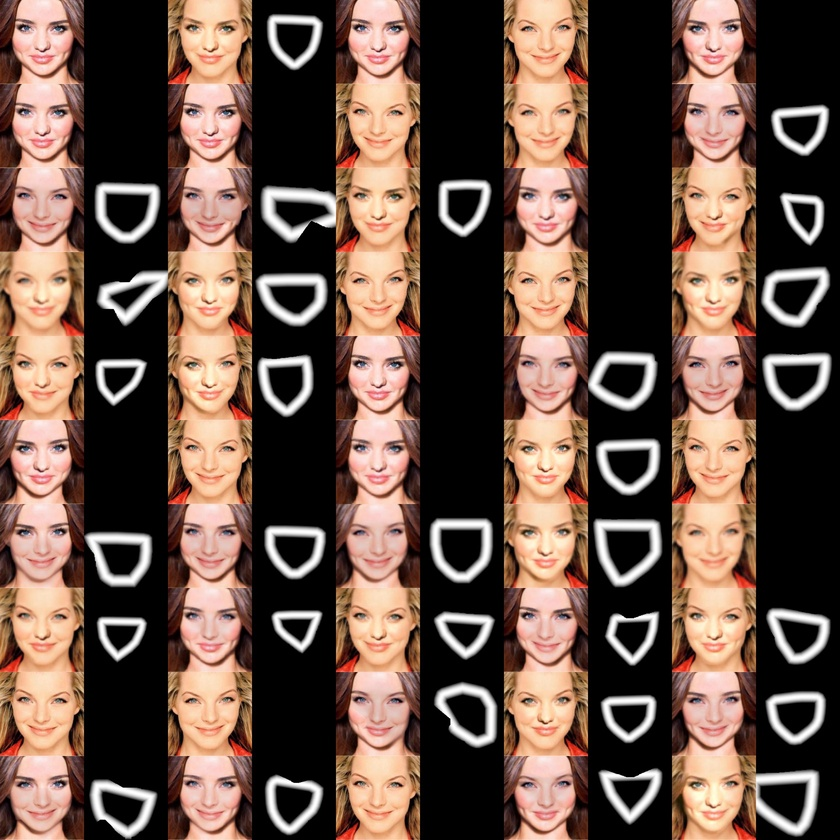
#> input picture DeepfakeBench/training/dataset/library/all_in_one.jpg, 840 x 840 px, shrunk from 2570 x 2570 before the run
$ python -i face_detector.py   (imports and definitions only)
#> lines starting #> are read from the running program, lines starting #| are printed output that depends on the picture
#> further down, picture is the input picture: shape (840, 840, 3); mean B, G, R 71.8, 83.2, 106.8
import cv2
import os


CASCADE_FILES = (
    "haarcascade_frontalface_default.xml",
    "haarcascade_frontalface_alt2.xml",
    "haarcascade_profileface.xml",
)
face_cascades = [
    cv2.CascadeClassifier(cv2.data.haarcascades + filename)
    for filename in CASCADE_FILES
]


def _detect_boxes(image):
    gray = cv2.cvtColor(image, cv2.COLOR_BGR2GRAY)
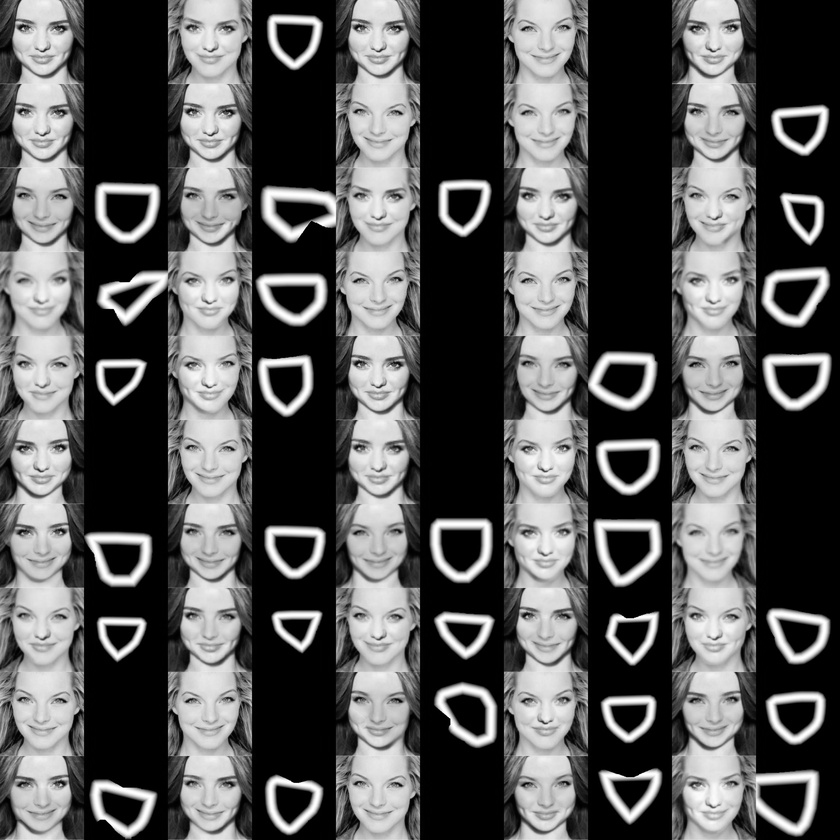
#> gray: shape (840, 840); min 0, max 255, mean 88.9
    gray = cv2.equalizeHist(gray)
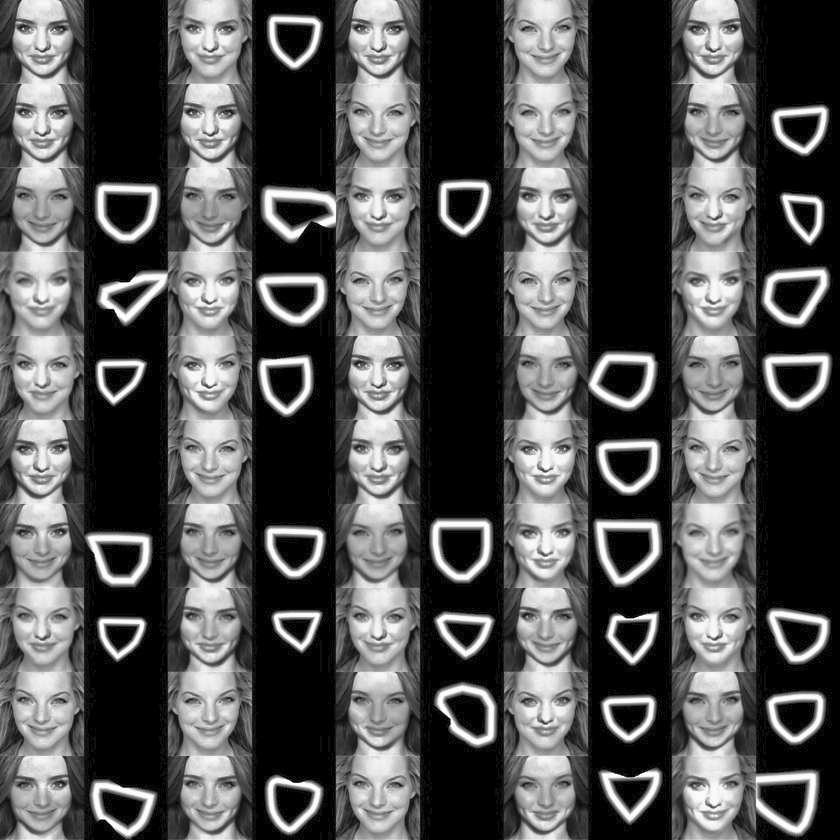
#> gray: shape (840, 840); min 0, max 255, mean 83.5
    candidates = []

    for cascade in face_cascades:
        candidates.extend(
            tuple(map(int, box))
            for box in cascade.detectMultiScale(
                gray,
                scaleFactor=1.05,
                minNeighbors=4,
                minSize=(30, 30),
            )
        )
#> after the loop, candidates = 118 items, first 6: (8, 590, 72, 72), (512, 5, 67, 67), (344, 5, 68, 68), (7, 86, 72, 72), (172, 83, 77, 77), (489, 174, 60, 60)

    profile = face_cascades[2].detectMultiScale(
        cv2.flip(gray, 1),
        scaleFactor=1.05,
        minNeighbors=4,
        minSize=(30, 30),
    )
#> profile = [[427, 152, 98, 98], [412, 709, 87, 87], [95, 239, 88, 88], [87, 486, 104, 104]]
    image_width = image.shape[1]
#> image_width = 840
    candidates.extend(
        (image_width - x - width, y, width, height)
        for x, y, width, height in profile
    )

    candidates.sort(key=lambda box: box[2] * box[3], reverse=True)
    results = []

    for candidate in candidates:
        x, y, width, height = candidate
        duplicate = False

        for kept_x, kept_y, kept_width, kept_height in results:
            left = max(x, kept_x)
            top = max(y, kept_y)
            right = min(x + width, kept_x + kept_width)
            bottom = min(y + height, kept_y + kept_height)
            intersection = max(0, right - left) * max(0, bottom - top)
            smaller_area = min(width * height, kept_width * kept_height)

            if smaller_area and intersection / smaller_area >= 0.65:
                duplicate = True
                break

        if not duplicate:
            results.append(candidate)
#> this loop made 122 passes
#> (x, y, width, height) on passes 1 to 12: (335, 567, 117, 117), (508, 569, 108, 108), (649, 486, 104, 104), (171, 320, 103, 103), (9, 240, 99, 99), (174, 236, 98, 98), (510, 405, 98, 98), (315, 152, 98, 98), (661, 370, 96, 96), (512, 321, 96, 96), (681, 576, 91, 91), (348, 324, 88, 88)
#> after the loop, results = 54 items, first 6: (335, 567, 117, 117), (508, 569, 108, 108), (649, 486, 104, 104), (171, 320, 103, 103), (9, 240, 99, 99), (174, 236, 98, 98)

    return results


# [93 lines left out: functions detect_faces, extract_faces, not called in this run]

>>> import cv2
>>> picture = cv2.imread('../DeepfakeBench/training/dataset/library/all_in_one.jpg')
>>> result = _detect_boxes(picture)
#> result has the same summary as results in _detect_boxes

$ run again, on DeepfakeBench/training/dataset/library/000_0000.png
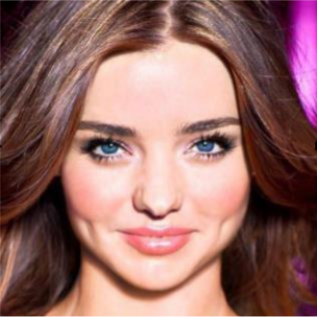
#> input picture DeepfakeBench/training/dataset/library/000_0000.png, 317 x 317 px
#> picture is the input picture: shape (317, 317, 3); mean B, G, R 101.6, 105.9, 149.1
#> in _detect_boxes, `gray = cv2.cvtColor(image, cv2.COLOR_BGR2GRAY)`:
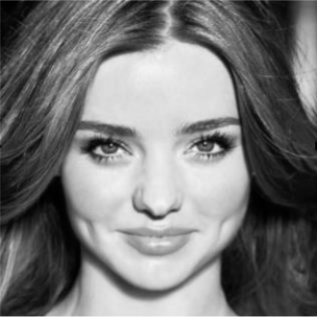
#> gray: shape (317, 317); min 0, max 244, mean 118.3
#> in _detect_boxes, `gray = cv2.equalizeHist(gray)`:
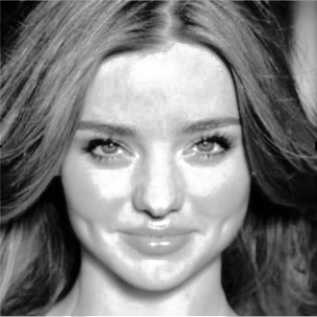
#> gray: shape (317, 317); min 0, max 255, mean 128.1
#> after the loop in _detect_boxes, `for cascade in face_cascades:`: candidates = [(46, 61, 225, 225), (46, 59, 222, 222)]
#> profile = ()
#> the loop in _detect_boxes, `for candidate in candidates:` made 2 passes
#> after the loop in _detect_boxes, `for candidate in candidates:`: results = [(46, 61, 225, 225)]

$ run again, on DeepfakeBench/training/dataset/library/001_0000.png
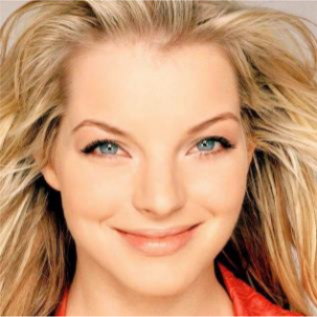
#> input picture DeepfakeBench/training/dataset/library/001_0000.png, 317 x 317 px
#> picture is the input picture: shape (317, 317, 3); mean B, G, R 113.3, 150, 199.1
#> in _detect_boxes, `gray = cv2.cvtColor(image, cv2.COLOR_BGR2GRAY)`:
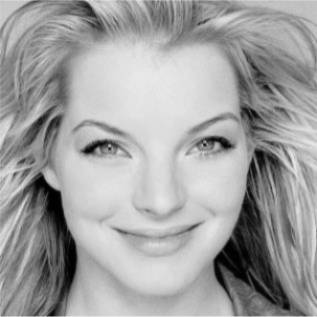
#> gray: shape (317, 317); min 0, max 233, mean 160.5
#> in _detect_boxes, `gray = cv2.equalizeHist(gray)`:
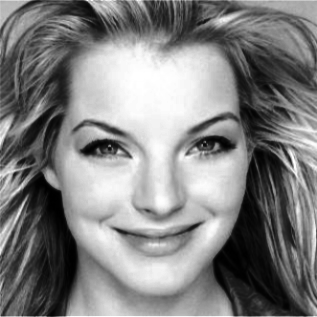
#> gray: shape (317, 317); min 0, max 255, mean 128.3
#> after the loop in _detect_boxes, `for cascade in face_cascades:`: candidates = [(46, 63, 223, 223), (43, 59, 226, 226)]
#> profile = ()
#> the loop in _detect_boxes, `for candidate in candidates:` made 2 passes
#> after the loop in _detect_boxes, `for candidate in candidates:`: results = [(43, 59, 226, 226)]
